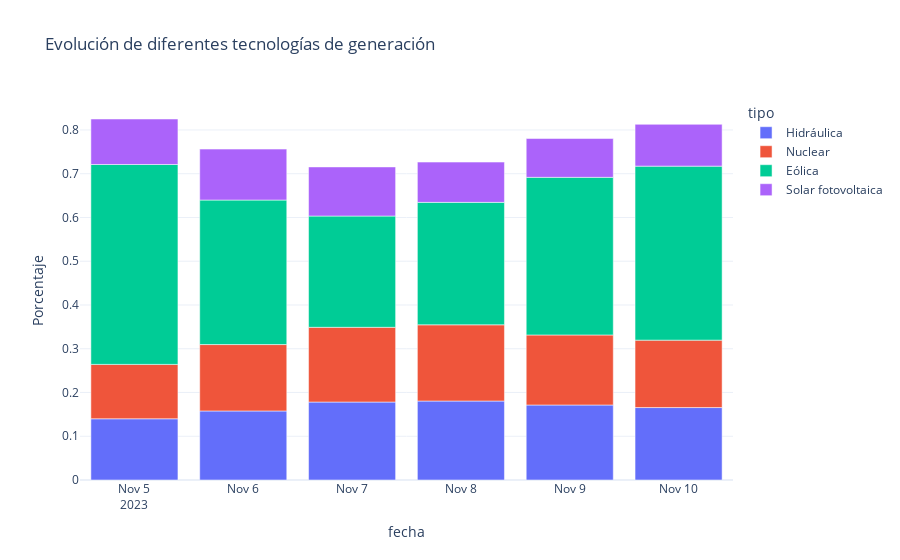

Notebook code cell kept with this figure:
### Markdown cell above
..y los utilizamos para generar un gráfico de barras que nos muestras la evolución de la generación, por cada fuente, en estos días:

### Code cell
import plotly.express as px
import pandas as pd

# Suponiendo que 'generacion' es tu DataFrame
# generacion = pd.read_csv('tu_archivo.csv')

fig = px.bar(
    generacion,
    x='fecha',
    y='percentage',
    color='tipo',
    labels={'percentage': 'Porcentaje'},
    title='Evolución de diferentes tecnologías de generación',
    template='plotly_white',
)


fig.show()

### Figure 1 — Plotly figure (JSON) as saved in the notebook; plotly's stock layout.template omitted (floating-point values rounded to 4 significant figures)
{"data": [{"alignmentgroup": "True", "hovertemplate": "tipo=Hidráulica<br>fecha=%{x}<br>Porcentaje=%{y}<extra></extra>", "legendgroup": "Hidráulica", "marker": {"color": "#636efa", "pattern": {"shape": ""}}, "name": "Hidráulica", "offsetgroup": "Hidráulica", "orientation": "v", "showlegend": true, "textposition": "auto", "type": "bar", "x": ["2023-11-05T00:00:00", "2023-11-06T00:00:00", "2023-11-07T00:00:00", "2023-11-08T00:00:00", "2023-11-09T00:00:00", "2023-11-10T00:00:00"], "xaxis": "x", "y": [0.1399, 0.1578, 0.1782, 0.1805, 0.1714, 0.1656], "yaxis": "y"}, {"alignmentgroup": "True", "hovertemplate": "tipo=Nuclear<br>fecha=%{x}<br>Porcentaje=%{y}<extra></extra>", "legendgroup": "Nuclear", "marker": {"color": "#EF553B", "pattern": {"shape": ""}}, "name": "Nuclear", "offsetgroup": "Nuclear", "orientation": "v", "showlegend": true, "textposition": "auto", "type": "bar", "x": ["2023-11-05T00:00:00", "2023-11-06T00:00:00", "2023-11-07T00:00:00", "2023-11-08T00:00:00", "2023-11-09T00:00:00", "2023-11-10T00:00:00"], "xaxis": "x", "y": [0.1243, 0.1518, 0.1708, 0.1742, 0.1601, 0.1541], "yaxis": "y"}, {"alignmentgroup": "True", "hovertemplate": "tipo=Eólica<br>fecha=%{x}<br>Porcentaje=%{y}<extra></extra>", "legendgroup": "Eólica", "marker": {"color": "#00cc96", "pattern": {"shape": ""}}, "name": "Eólica", "offsetgroup": "Eólica", "orientation": "v", "showlegend": true, "textposition": "auto", "type": "bar", "x": ["2023-11-05T00:00:00", "2023-11-06T00:00:00", "2023-11-07T00:00:00", "2023-11-08T00:00:00", "2023-11-09T00:00:00", "2023-11-10T00:00:00"], "xaxis": "x", "y": [0.4569, 0.3302, 0.2543, 0.2798, 0.3603, 0.3977], "yaxis": "y"}, {"alignmentgroup": "True", "hovertemplate": "tipo=Solar fotovoltaica<br>fecha=%{x}<br>Porcentaje=%{y}<extra></extra>", "legendgroup": "Solar fotovoltaica", "marker": {"color": "#ab63fa", "pattern": {"shape": ""}}, "name": "Solar fotovoltaica", "offsetgroup": "Solar fotovoltaica", "orientation": "v", "showlegend": true, "textposition": "auto", "type": "bar", "x": ["2023-11-05T00:00:00", "2023-11-06T00:00:00", "2023-11-07T00:00:00", "2023-11-08T00:00:00", "2023-11-09T00:00:00", "2023-11-10T00:00:00"], "xaxis": "x", "y": [0.104, 0.1165, 0.1123, 0.09208, 0.08871, 0.09556], "yaxis": "y"}], "layout": {"barmode": "relative", "legend": {"title": {"text": "tipo"}, "tracegroupgap": 0}, "title": {"text": "Evolución de diferentes tecnologías de generación"}, "xaxis": {"anchor": "y", "domain": [0, 1], "title": {"text": "fecha"}}, "yaxis": {"anchor": "x", "domain": [0, 1], "title": {"text": "Porcentaje"}}}}
